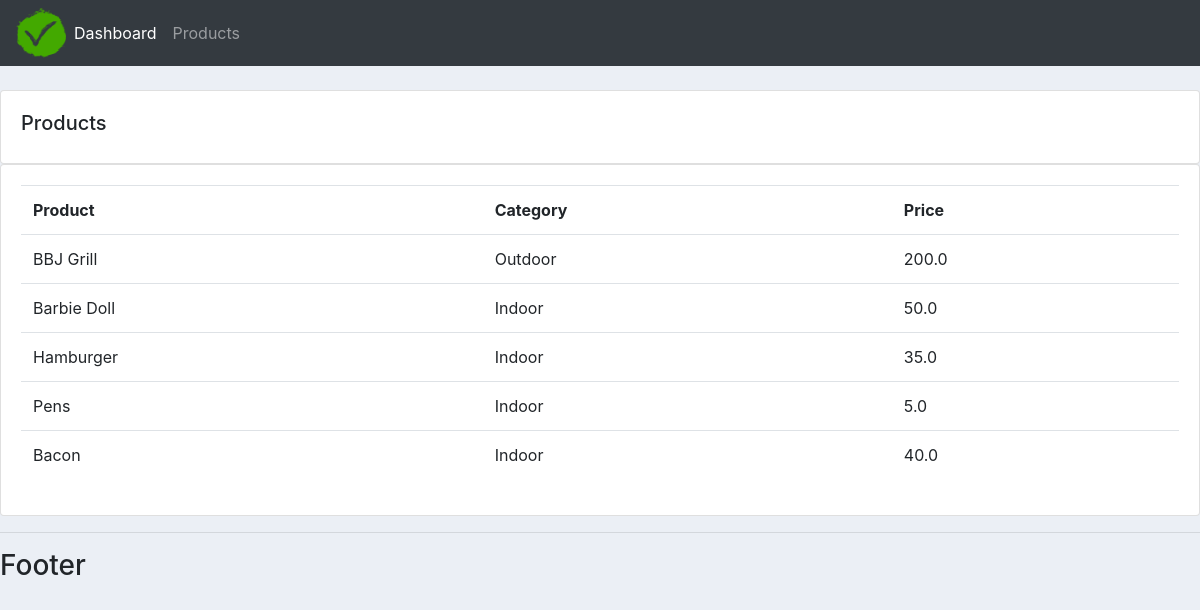
Screenshot of /products/ with the database file from the repository.
### accounts/models.py (models this page shows, shortened)
class Product(models.Model):
    CATEGORY = (
               ('Indoor','Indoor'),
               ('Outdoor', 'Outdoor'),
    )
    name = models.CharField(max_length=200, null=True)
    price = models.FloatField(null=True)
    category = models.CharField(max_length=200, null=True, choices=CATEGORY)
    description = models.CharField(max_length=200, null=True, blank=True)
    date_created = models.DateTimeField(auto_now_add = True, null=True)
    tags = models.ManyToManyField(Tag)

### accounts/views.py (the view)
# urls.py: path('products/', views.products, name='products'),
def products(request):
    products = Product.objects.all()
    return render(request, 'accounts/products.html', {'products': products})

### accounts/templates/accounts/products.html
{% extends 'accounts/base.html' %}
{% block content %}
		<br>
		<div class="row">
			<div class="col-md">
				<div class="card card-body">
					<h5>Products</h5>
				</div>
				<div class="card card-body">
					<table class="table">
						<tr>
							<th>Product</th>
							<th>Category</th>
							<th>Price</th>
						</tr>
						{% for i in products %}
						<tr>
							  <td >{{i.name}}</td>
							  <td >{{i.category}}</td>
							  <td >{{i.price}}</td>
						</tr>
						{% endfor %}
					</table>
				</div>
			</div>
		</div>
{% endblock content %}

### static/css/main.css (style rules this page uses)
body { background-color: #ebeff5; }

### rows the page displays
Product: name "BBJ Grill", category "Outdoor", price "200.0"
Product: name "Barbie Doll", category "Indoor", price "50.0"
Product: name "Hamburger", category "Indoor", price "35.0"
Product: name "Pens", category "Indoor", price "5.0"
Product: name "Bacon", category "Indoor", price "40.0"
